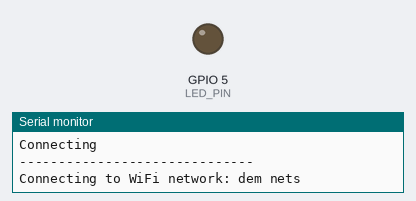
Bench run of a sketch on a simulated ESP32. Shown: output pins drawn as LEDs (lit = HIGH), the last lines printed to the serial monitor. WiFi joins after 1.5 s; servers stay silent unless stated.

Above: at 0.1 s.
At 0.6 s:
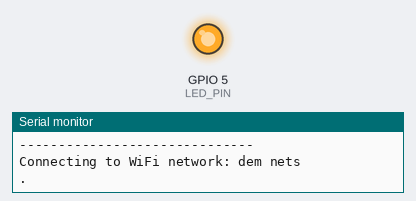
Timing chart, 0 to 2.5 s (numbered marks = the images above):
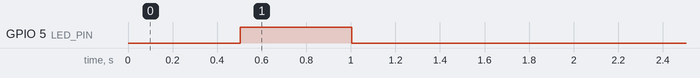

The sketch:

esp-wifi.ino
```cpp
#include <WiFi.h>

//how many clients should be able to telnet to this ESP32
#define MAX_SRV_CLIENTS 1
const char * ssid = "dem nets";
const char * password = "Secret_pass";

IPAddress ip(10, 0, 0, 41);
IPAddress gate(10, 0, 0, 1);
IPAddress net(255, 255, 255, 0);
WiFiServer server(23);
WiFiClient serverClients[MAX_SRV_CLIENTS];

const int LED_PIN = 5;

void setup() {
  Serial.begin(115200);
  pinMode(LED_PIN, OUTPUT);
  Serial.println("\nConnecting");

  connectToWiFi(ssid, password);

  //start UART and the server
  server.begin();
  server.setNoDelay(true);

  Serial.print("Ready! Use 'telnet ");
  Serial.print(WiFi.localIP());
  Serial.println(" 23' to connect");
}

void loop() {
  uint8_t i;
  if (WiFi.status() == WL_CONNECTED) {
    //check if there are any new clients
    if (server.hasClient()){
      for(i = 0; i < MAX_SRV_CLIENTS; i++){
        //find free/disconnected spot
        if (!serverClients[i] || !serverClients[i].connected()){
          if(serverClients[i]) serverClients[i].stop();
          serverClients[i] = server.available();
          if (!serverClients[i]) Serial.println("available broken");
          Serial.print("New client: ");
          Serial.print(i); Serial.print(' ');
          Serial.println(serverClients[i].remoteIP());
          serverClients[i].println("Hello client!");
          break;
        }
      }
      if (i >= MAX_SRV_CLIENTS) {
        //no free/disconnected spot so reject
        server.available().stop();
      }
    }
    //check clients for data
    for(i = 0; i < MAX_SRV_CLIENTS; i++){
      if (serverClients[i] && serverClients[i].connected()){
        if(serverClients[i].available()){
          char input = serverClients[i].read();

          switch(input) {
              case '1':
                break;
              case '2':
                serverClients[i].println("1*");
                break;
            }
        }
      }
      else {
        if (serverClients[i]) {
          serverClients[i].stop();
        }
      }
    }
  }
  else {
    Serial.println("WiFi not connected!");
    for(i = 0; i < MAX_SRV_CLIENTS; i++) {
      if (serverClients[i]) serverClients[i].stop();
    }
    delay(100);
  }
}

void connectToWiFi(const char * ssid, const char * pwd)
{
  int ledState = 0;

  printLine();
  Serial.println("Connecting to WiFi network: " + String(ssid));

  WiFi.config(ip, gate, net);
  WiFi.begin(ssid, pwd);

  while (WiFi.status() != WL_CONNECTED)
  {
    // Blink LED while we're connecting:
    digitalWrite(LED_PIN, ledState);
    ledState = (ledState + 1) % 2; // Flip ledState
    delay(500);
    Serial.print(".");
  }

  Serial.println();
  Serial.println("WiFi connected!");
  Serial.print("IP address: ");
  Serial.println(WiFi.localIP());
}

void printLine()
{
  Serial.println();
  for (int i=0; i<30; i++)
    Serial.print("-");
  Serial.println();
}
```
